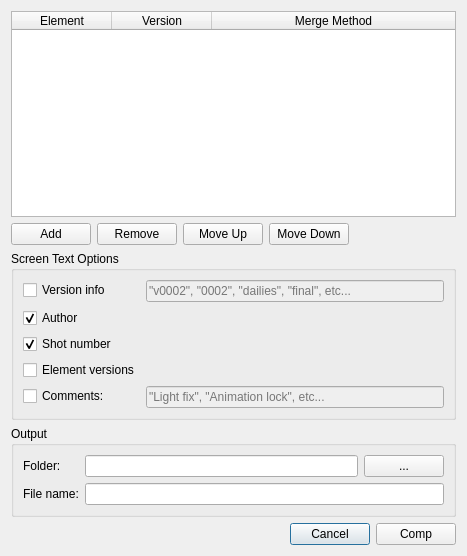
<?xml version="1.0" encoding="UTF-8"?>
<ui version="4.0">
 <class>Dialog</class>
 <widget class="QDialog" name="Dialog">
  <property name="geometry">
   <rect>
    <x>0</x>
    <y>0</y>
    <width>467</width>
    <height>556</height>
   </rect>
  </property>
  <property name="windowTitle">
   <string>Auto Slap Comper</string>
  </property>
  <layout class="QVBoxLayout" name="verticalLayout">
   <item>
    <widget class="QTableWidget" name="TBL_layers">
     <property name="toolTip">
      <string>Elements to comp together. Elements are comped front to back according to standard layer ordering (top = frontmost, bottom = backmost). Version indicates which element version to use, defaulting to the most recent published version. Merge method correlates to the merge types inside Nuke, defaults to Over.</string>
     </property>
     <property name="dragEnabled">
      <bool>true</bool>
     </property>
     <property name="dragDropOverwriteMode">
      <bool>false</bool>
     </property>
     <property name="dragDropMode">
      <enum>QAbstractItemView::InternalMove</enum>
     </property>
     <property name="alternatingRowColors">
      <bool>true</bool>
     </property>
     <property name="selectionMode">
      <enum>QAbstractItemView::SingleSelection</enum>
     </property>
     <property name="selectionBehavior">
      <enum>QAbstractItemView::SelectRows</enum>
     </property>
     <attribute name="horizontalHeaderStretchLastSection">
      <bool>true</bool>
     </attribute>
     <column>
      <property name="text">
       <string>Element</string>
      </property>
     </column>
     <column>
      <property name="text">
       <string>Version</string>
      </property>
     </column>
     <column>
      <property name="text">
       <string>Merge Method</string>
      </property>
     </column>
    </widget>
   </item>
   <item>
    <layout class="QHBoxLayout" name="horizontalLayout_3">
     <item>
      <widget class="QPushButton" name="BTN_add">
       <property name="text">
        <string>Add</string>
       </property>
       <property name="autoDefault">
        <bool>false</bool>
       </property>
      </widget>
     </item>
     <item>
      <widget class="QPushButton" name="BTN_remove">
       <property name="text">
        <string>Remove</string>
       </property>
       <property name="autoDefault">
        <bool>false</bool>
       </property>
      </widget>
     </item>
     <item>
      <widget class="QPushButton" name="BTN_up">
       <property name="text">
        <string>Move Up</string>
       </property>
       <property name="autoDefault">
        <bool>false</bool>
       </property>
      </widget>
     </item>
     <item>
      <widget class="QPushButton" name="BTN_down">
       <property name="text">
        <string>Move Down</string>
       </property>
       <property name="autoDefault">
        <bool>false</bool>
       </property>
      </widget>
     </item>
     <item>
      <spacer name="horizontalSpacer">
       <property name="orientation">
        <enum>Qt::Horizontal</enum>
       </property>
       <property name="sizeHint" stdset="0">
        <size>
         <width>40</width>
         <height>20</height>
        </size>
       </property>
      </spacer>
     </item>
    </layout>
   </item>
   <item>
    <widget class="QGroupBox" name="groupBox">
     <property name="toolTip">
      <string>Text that will be comped over top the final comp, according to the dailies slap comp template specified somehwere in the show folder structure.</string>
     </property>
     <property name="title">
      <string>Screen Text Options</string>
     </property>
     <layout class="QFormLayout" name="formLayout">
      <property name="fieldGrowthPolicy">
       <enum>QFormLayout::ExpandingFieldsGrow</enum>
      </property>
      <property name="labelAlignment">
       <set>Qt::AlignLeading|Qt::AlignLeft|Qt::AlignVCenter</set>
      </property>
      <item row="1" column="0">
       <widget class="QCheckBox" name="CHK_author">
        <property name="toolTip">
         <string>Your username will be included</string>
        </property>
        <property name="text">
         <string>Author</string>
        </property>
        <property name="checked">
         <bool>true</bool>
        </property>
       </widget>
      </item>
      <item row="3" column="0">
       <widget class="QCheckBox" name="CHK_elementVer">
        <property name="toolTip">
         <string>The chosen element names will be shown, along with which version was used for the slap comp</string>
        </property>
        <property name="text">
         <string>Element versions</string>
        </property>
       </widget>
      </item>
      <item row="4" column="1">
       <widget class="QLineEdit" name="LNE_global">
        <property name="enabled">
         <bool>false</bool>
        </property>
        <property name="placeholderText">
         <string>&quot;Light fix&quot;, &quot;Animation lock&quot;, etc...</string>
        </property>
       </widget>
      </item>
      <item row="4" column="0">
       <widget class="QCheckBox" name="CHK_global">
        <property name="toolTip">
         <string>Useful for providing information about what this comp is supposed to show</string>
        </property>
        <property name="text">
         <string>Comments:</string>
        </property>
       </widget>
      </item>
      <item row="2" column="0">
       <widget class="QCheckBox" name="CHK_shotNum">
        <property name="toolTip">
         <string>The shot number string</string>
        </property>
        <property name="text">
         <string>Shot number</string>
        </property>
        <property name="checked">
         <bool>true</bool>
        </property>
       </widget>
      </item>
      <item row="0" column="0">
       <widget class="QCheckBox" name="CHK_verInfo">
        <property name="toolTip">
         <string>Versioning info regarding this particular comp. Something to help distinguish between comps.</string>
        </property>
        <property name="text">
         <string>Version info</string>
        </property>
       </widget>
      </item>
      <item row="0" column="1">
       <widget class="QLineEdit" name="LNE_verInfo">
        <property name="enabled">
         <bool>false</bool>
        </property>
        <property name="placeholderText">
         <string>&quot;v0002&quot;, &quot;0002&quot;, &quot;dailies&quot;, &quot;final&quot;, etc...</string>
        </property>
       </widget>
      </item>
     </layout>
    </widget>
   </item>
   <item>
    <widget class="QGroupBox" name="groupBox_2">
     <property name="title">
      <string>Output</string>
     </property>
     <layout class="QFormLayout" name="formLayout_3">
      <property name="fieldGrowthPolicy">
       <enum>QFormLayout::ExpandingFieldsGrow</enum>
      </property>
      <property name="labelAlignment">
       <set>Qt::AlignLeading|Qt::AlignLeft|Qt::AlignVCenter</set>
      </property>
      <item row="0" column="0">
       <widget class="QLabel" name="LBL_output">
        <property name="toolTip">
         <string>What folder to output the movie to</string>
        </property>
        <property name="text">
         <string>Folder:</string>
        </property>
       </widget>
      </item>
      <item row="0" column="1">
       <layout class="QHBoxLayout" name="horizontalLayout">
        <item>
         <widget class="QLineEdit" name="LNE_output"/>
        </item>
        <item>
         <widget class="QPushButton" name="BTN_output">
          <property name="text">
           <string>...</string>
          </property>
          <property name="autoDefault">
           <bool>false</bool>
          </property>
         </widget>
        </item>
       </layout>
      </item>
      <item row="1" column="0">
       <widget class="QLabel" name="LBL_file">
        <property name="toolTip">
         <string>File name for the movie</string>
        </property>
        <property name="text">
         <string>File name:</string>
        </property>
       </widget>
      </item>
      <item row="1" column="1">
       <layout class="QHBoxLayout" name="horizontalLayout_7">
        <item>
         <widget class="QLineEdit" name="LNE_file"/>
        </item>
       </layout>
      </item>
     </layout>
    </widget>
   </item>
   <item>
    <layout class="QHBoxLayout" name="horizontalLayout_4">
     <item>
      <spacer name="horizontalSpacer_2">
       <property name="orientation">
        <enum>Qt::Horizontal</enum>
       </property>
       <property name="sizeHint" stdset="0">
        <size>
         <width>40</width>
         <height>20</height>
        </size>
       </property>
      </spacer>
     </item>
     <item>
      <widget class="QPushButton" name="BTN_cancel">
       <property name="text">
        <string>Cancel</string>
       </property>
       <property name="autoDefault">
        <bool>false</bool>
       </property>
       <property name="default">
        <bool>true</bool>
       </property>
      </widget>
     </item>
     <item>
      <widget class="QPushButton" name="BTN_comp">
       <property name="text">
        <string>Comp</string>
       </property>
       <property name="autoDefault">
        <bool>false</bool>
       </property>
      </widget>
     </item>
    </layout>
   </item>
  </layout>
 </widget>
 <tabstops>
  <tabstop>TBL_layers</tabstop>
  <tabstop>BTN_add</tabstop>
  <tabstop>BTN_remove</tabstop>
  <tabstop>BTN_up</tabstop>
  <tabstop>BTN_down</tabstop>
  <tabstop>LNE_output</tabstop>
  <tabstop>BTN_output</tabstop>
  <tabstop>LNE_file</tabstop>
  <tabstop>BTN_cancel</tabstop>
  <tabstop>BTN_comp</tabstop>
 </tabstops>
 <resources/>
 <connections/>
</ui>
